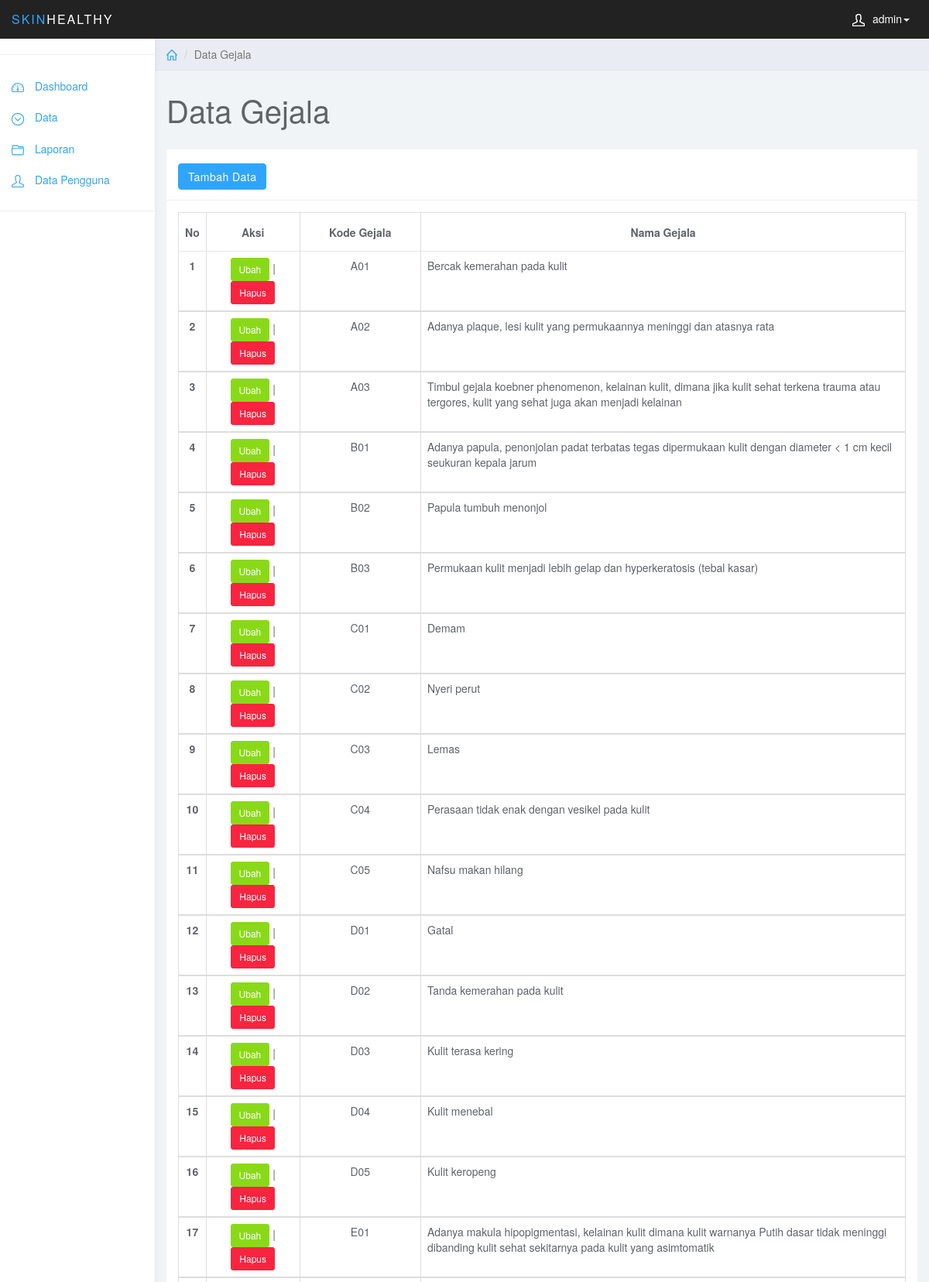
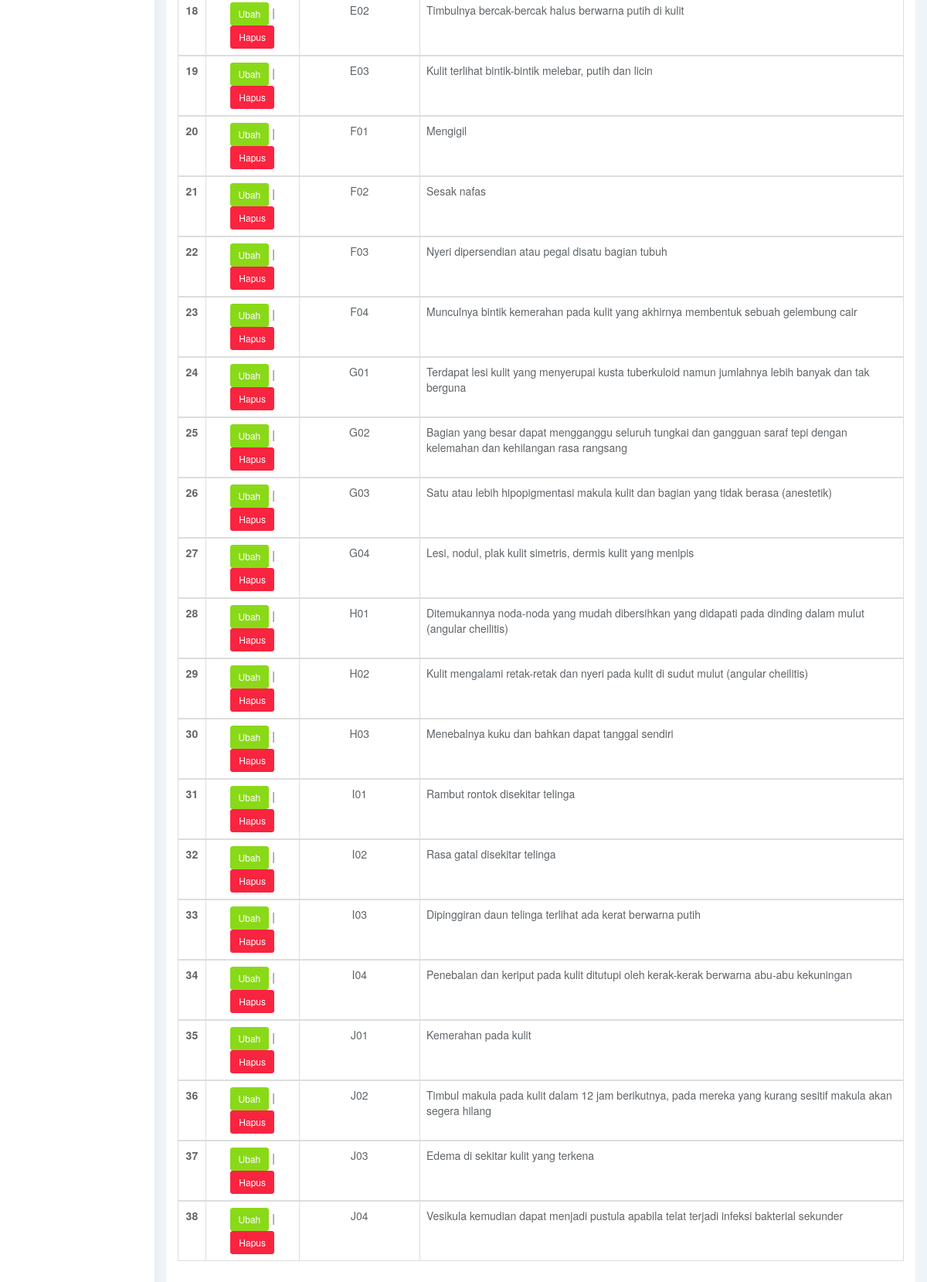
Screenshot of /component/admin/data-gejala.php (signed in) with the database file from the repository (2 pictures, top to bottom).
### tables this page shows
CREATE TABLE `pengguna` (
  `kd_pengguna` varchar(16) NOT NULL,
  `nama` varchar(64) NOT NULL,
  `tempat_lahir` varchar(32) NOT NULL,
  `tanggal_lahir` date NOT NULL,
  `alamat` varchar(128) NOT NULL,
  `jenis_kelamin` varchar(16) NOT NULL,
  `no_telepon` varchar(16) NOT NULL,
  `email` varchar(64) NOT NULL,
  `bergabung_sejak` varchar(32) NOT NULL,
  `username` varchar(16) NOT NULL,
  `password` varchar(8) NOT NULL,
  `level` varchar(16) NOT NULL
);

CREATE TABLE `gejala` (
  `kd_gejala` varchar(4) NOT NULL,
  `nama_gejala` varchar(256) NOT NULL
);

### component/functions.php (called while the page is built, shortened)
<?php
$conn = mysqli_connect("localhost", "root", "", "penyakit_kulit");
function query($query)
{
	global $conn;
	$result = mysqli_query($conn, $query);
	$rows = [];
	while ($row = mysqli_fetch_assoc($result)) {
		$rows[] = $row;
	}
	return $rows;
}

### component/admin/data-gejala.php (the view, shortened to what this page needs)
<?php
require '../functions.php';
?>
<!DOCTYPE html>
<html>
<head>
  <link href="../../assets/admin/css/bootstrap.min.css" rel="stylesheet">
  <link href="../../assets/admin/css/styles.css" rel="stylesheet">
</head>
<body>
  <?php include 'template/navbar.php';  ?>
  <?php include 'template/sidebar.php'; ?>
  <div class="col-sm-9 col-sm-offset-3 col-lg-10 col-lg-offset-2 main">
    <div class="row">
      <ol class="breadcrumb">
        <li><a href="dashboard.php"><svg class="glyph stroked home">
              <use xlink:href="#stroked-home"></use>
            </svg></a></li>
        <li class="active">Data Gejala</li>
      </ol>
    </div>
    <div class="row">
      <div class="col-lg-12">
        <h1 class="page-header">Data Gejala</h1>
      </div>
    </div>
    <div class="row">
      <div class=" col-lg-12">
        <div class="panel panel-default">
          <div class="panel-heading">
            <a href="tambah-gejala.php" class="btn btn-primary mb-4">Tambah Data</a>
          </div>
          <div class="panel-body">
            <table class="table table-bordered">
              <thead>
                <tr>
                  <th class="text-center" scope="col">No</th>
                  <th class="text-center" scope="col">Aksi</th>
                  <th class="text-center" scope="col">Kode Gejala</th>
                  <th class="text-center" scope="col">Nama Gejala</th>
                </tr>
              </thead>
              <?php
              $i = 1;
              $gejala = query("SELECT * FROM gejala");
              foreach ($gejala as $data_gejala) {
                echo "
                <tbody>
                  <tr>
                    <th scope=\"row\" class=\"col-md-.5 text-center\">" . $i . "</th>
                    <td class=\"col-md-1.5 text-center\">
                      <a href=\"ubah-gejala.php?kd_gejala=" . $data_gejala['kd_gejala'] . "\" class=\"btn btn-success btn-sm\">Ubah</a> |
                      <a href=\"hapus-gejala.php?kd_gejala=" . $data_gejala['kd_gejala'] . "\" class=\"btn btn-danger btn-sm\">Hapus</a>
                    </td>
                    <td class=\"col-md-2 text-center\">" . $data_gejala["kd_gejala"] . "</td>
                    <td class=\"col-md-8\">" . $data_gejala["nama_gejala"] . "</td>
                  </tr>
                </tbody>
                ";
                $i++;
              }
              ?>
            </table>
          </div>
        </div>
      </div>
    </div>
  </div>
</body>
</html>

### component/admin/template/navbar.php (shortened to what this page needs)
<nav class="navbar navbar-inverse navbar-fixed-top" role="navigation">
  <div class="container-fluid">
    <div class="navbar-header">
      <a class="navbar-brand" href="#">
        <span>SKIN</span>HEALTHY</a>
      <ul class="user-menu">
        <?php
        if (isset($_COOKIE['kd_pengguna'])) :
          $kd_pengguna = $_COOKIE['kd_pengguna'];
          $result = mysqli_query($conn, "SELECT nama FROM pengguna WHERE kd_pengguna = '$kd_pengguna'");
          $row = mysqli_fetch_assoc($result);
        ?>
          <li class="dropdown pull-right">
            <a href="#" class="dropdown-toggle" data-toggle="dropdown"><svg class="glyph stroked male-user">
                <use xlink:href="#stroked-male-user"></use>
              </svg><?= $row["nama"]; ?><span class="caret"></span></a>
          <?php endif; ?>
          </li>
      </ul>
    </div>
  </div>
</nav>

### assets/admin/css/styles.css (style rules this page uses)
body { background: #f1f4f7; padding-top: 50px; color: #5f6468; }
a, a:hover, a:focus { color: #30a5ff; }
h1, h2, h3, h4, h5, h6 { color: #5f6468; }
h1 { font-weight: 300; font-size: 40px; }
.navbar-header .navbar-brand { color: #fff; font-size: 16px; text-transform: uppercase; font-weight: 500; letter-spacing: 2px; }
.navbar-header .navbar-brand span { color: #30a5ff; }
.btn-primary, .btn-primary:hover, .btn-primary:focus, .btn-primary:active, .btn-primary.active, .open > .dropdown-toggle.btn-primary, .btn-primary.disabled, .btn-primary[disabled], fieldset[disabled] .btn-primary, .btn-primary.disabled:hover, .btn-primary[disabled]:hover, fieldset[disabled] .btn-primary:hover, .btn-primary.disabled:focus, .btn-primary[disabled]:focus, fieldset[disabled] .btn-primary:focus, .btn-primary.disabled:active, .btn-primary[disabled]:active, fieldset[disabled] .btn-primary:active, .btn-primary.disabled.active, .btn-primary[disabled].active, fieldset[disabled] .btn-primary.active { background-color: #30a5ff; border-color: #30a5ff; }
.btn-success, .btn-success:hover, .btn-success:focus, .btn-success:active, .btn-success.active, .open > .dropdown-toggle.btn-success, .btn-success.disabled, .btn-success[disabled], fieldset[disabled] .btn-success, .btn-success.disabled:hover, .btn-success[disabled]:hover, fieldset[disabled] .btn-success:hover, .btn-success.disabled:focus, .btn-success[disabled]:focus, fieldset[disabled] .btn-success:focus, .btn-success.disabled:active, .btn-success[disabled]:active, fieldset[disabled] .btn-success:active, .btn-success.disabled.active, .btn-success[disabled].active, fieldset[disabled] .btn-success.active { background-color: #8ad919; border-color: #8ad919; }
.btn-danger, .btn-danger:hover, .btn-danger:focus, .btn-danger:active, .btn-danger.active, .open > .dropdown-toggle.btn-danger, .btn-danger.disabled, .btn-danger[disabled], fieldset[disabled] .btn-danger, .btn-danger.disabled:hover, .btn-danger[disabled]:hover, fieldset[disabled] .btn-danger:hover, .btn-danger.disabled:focus, .btn-danger[disabled]:focus, fieldset[disabled] .btn-danger:focus, .btn-danger.disabled:active, .btn-danger[disabled]:active, fieldset[disabled] .btn-danger:active, .btn-danger.disabled.active, .btn-danger[disabled].active, fieldset[disabled] .btn-danger.active { background-color: #f9243f; border-color: #f9243f; }
.panel { border: 0; }
.panel-heading { font-size: 18px; font-weight: 300; letter-spacing: 0.025em; height: 66px; line-height: 45px; }
.panel-default .panel-heading { background: #fff; border-bottom: 1px solid #eee; color: #5f6468; }
.navbar { border: 0; }
.user-menu { display: inline-block; margin-top: 14px; margin-right: 10px; float: right; list-style: none; padding: 0; }
.user-menu a { color: #fff; }
@media (min-width: 768px) { .navbar-header { width: 100%; } }
.breadcrumb { border-radius: 0; padding: 10px 15px; background: #e9ecf2; box-shadow: 0 1px 1px rgba(0, 0, 0, .05); margin: 0 ; }
h1.page-header { margin-top: 30px; border-bottom: 0; }
.table { background: #fff; }
.table>thead>tr>th { border-bottom: 1px solid #e6e7e8; vertical-align: middle; height: 50px; }
.sidebar .glyph, .user-menu .glyph { height: 16px; width: 16px; margin: 0 10px 0 0; stroke-width: 3px; }
.user-menu .glyph { stroke-width: 4px; }
.breadcrumb .glyph { height: 14px; width: 14px; margin: -2px 0 0 0; stroke-width: 4px; }

### rows the page displays
pengguna: nama "admin"
gejala: kd_gejala "A01", nama_gejala "Bercak kemerahan pada kulit"
gejala: kd_gejala "A02", nama_gejala "Adanya plaque, lesi kulit yang permukaannya meninggi dan atasnya rata"
gejala: kd_gejala "A03", nama_gejala "Timbul gejala koebner phenomenon, kelainan kulit, dimana jika kulit sehat terkena trauma atau tergores, kulit yang sehat juga akan menjadi kelainan"
gejala: kd_gejala "B01", nama_gejala "Adanya papula, penonjolan padat terbatas tegas dipermukaan kulit dengan diameter < 1 cm kecil seukuran kepala jarum"
gejala: kd_gejala "B02", nama_gejala "Papula tumbuh menonjol"
gejala: kd_gejala "B03", nama_gejala "Permukaan kulit menjadi lebih gelap dan hyperkeratosis (tebal kasar)"
gejala: kd_gejala "C01", nama_gejala "Demam"
gejala: kd_gejala "C02", nama_gejala "Nyeri perut"
gejala: kd_gejala "C03", nama_gejala "Lemas"
gejala: kd_gejala "C04", nama_gejala "Perasaan tidak enak dengan vesikel pada kulit"
gejala: kd_gejala "C05", nama_gejala "Nafsu makan hilang"
gejala: kd_gejala "D01", nama_gejala "Gatal"
gejala: kd_gejala "D02", nama_gejala "Tanda kemerahan pada kulit"
gejala: kd_gejala "D03", nama_gejala "Kulit terasa kering"
gejala: kd_gejala "D04", nama_gejala "Kulit menebal"
gejala: kd_gejala "D05", nama_gejala "Kulit keropeng"
gejala: kd_gejala "E01", nama_gejala "Adanya makula hipopigmentasi, kelainan kulit dimana kulit warnanya Putih dasar tidak meninggi dibanding kulit sehat sekitarnya pada kulit yang asimtomatik"
gejala: kd_gejala "E02", nama_gejala "Timbulnya bercak-bercak halus berwarna putih di kulit"
gejala: kd_gejala "E03", nama_gejala "Kulit terlihat bintik-bintik melebar, putih dan licin"
gejala: kd_gejala "F01", nama_gejala "Mengigil"
gejala: kd_gejala "F02", nama_gejala "Sesak nafas"
gejala: kd_gejala "F03", nama_gejala "Nyeri dipersendian atau pegal disatu bagian tubuh"
gejala: kd_gejala "F04", nama_gejala "Munculnya bintik kemerahan pada kulit yang akhirnya membentuk sebuah gelembung cair"
gejala: kd_gejala "G01", nama_gejala "Terdapat lesi kulit yang menyerupai kusta tuberkuloid namun jumlahnya lebih banyak dan tak berguna"
gejala: kd_gejala "G02", nama_gejala "Bagian yang besar dapat mengganggu seluruh tungkai dan gangguan saraf tepi dengan kelemahan dan kehilangan rasa rangsang"
gejala: kd_gejala "G03", nama_gejala "Satu atau lebih hipopigmentasi makula kulit dan bagian yang tidak berasa (anestetik)"
gejala: kd_gejala "G04", nama_gejala "Lesi, nodul, plak kulit simetris, dermis kulit yang menipis"
gejala: kd_gejala "H01", nama_gejala "Ditemukannya noda-noda yang mudah dibersihkan yang didapati pada dinding dalam mulut (angular cheilitis)"
gejala: kd_gejala "H02", nama_gejala "Kulit mengalami retak-retak dan nyeri pada kulit di sudut mulut (angular cheilitis)"
gejala: kd_gejala "H03", nama_gejala "Menebalnya kuku dan bahkan dapat tanggal sendiri"
gejala: kd_gejala "I01", nama_gejala "Rambut rontok disekitar telinga"
gejala: kd_gejala "I02", nama_gejala "Rasa gatal disekitar telinga"
gejala: kd_gejala "I03", nama_gejala "Dipinggiran daun telinga terlihat ada kerat berwarna putih"
gejala: kd_gejala "I04", nama_gejala "Penebalan dan keriput pada kulit ditutupi oleh kerak-kerak berwarna abu-abu kekuningan"
gejala: kd_gejala "J01", nama_gejala "Kemerahan pada kulit"
gejala: kd_gejala "J02", nama_gejala "Timbul makula pada kulit dalam 12 jam berikutnya, pada mereka yang kurang sesitif makula akan segera hilang"
gejala: kd_gejala "J03", nama_gejala "Edema di sekitar kulit yang terkena"
gejala: kd_gejala "J04", nama_gejala "Vesikula kemudian dapat menjadi pustula apabila telat terjadi infeksi bakterial sekunder"

### other values shown
$menu['label'] "Dashboard"
$menu['label'] "Data"
$menu['label'] "Laporan"
$menu['label'] "Data Pengguna"
